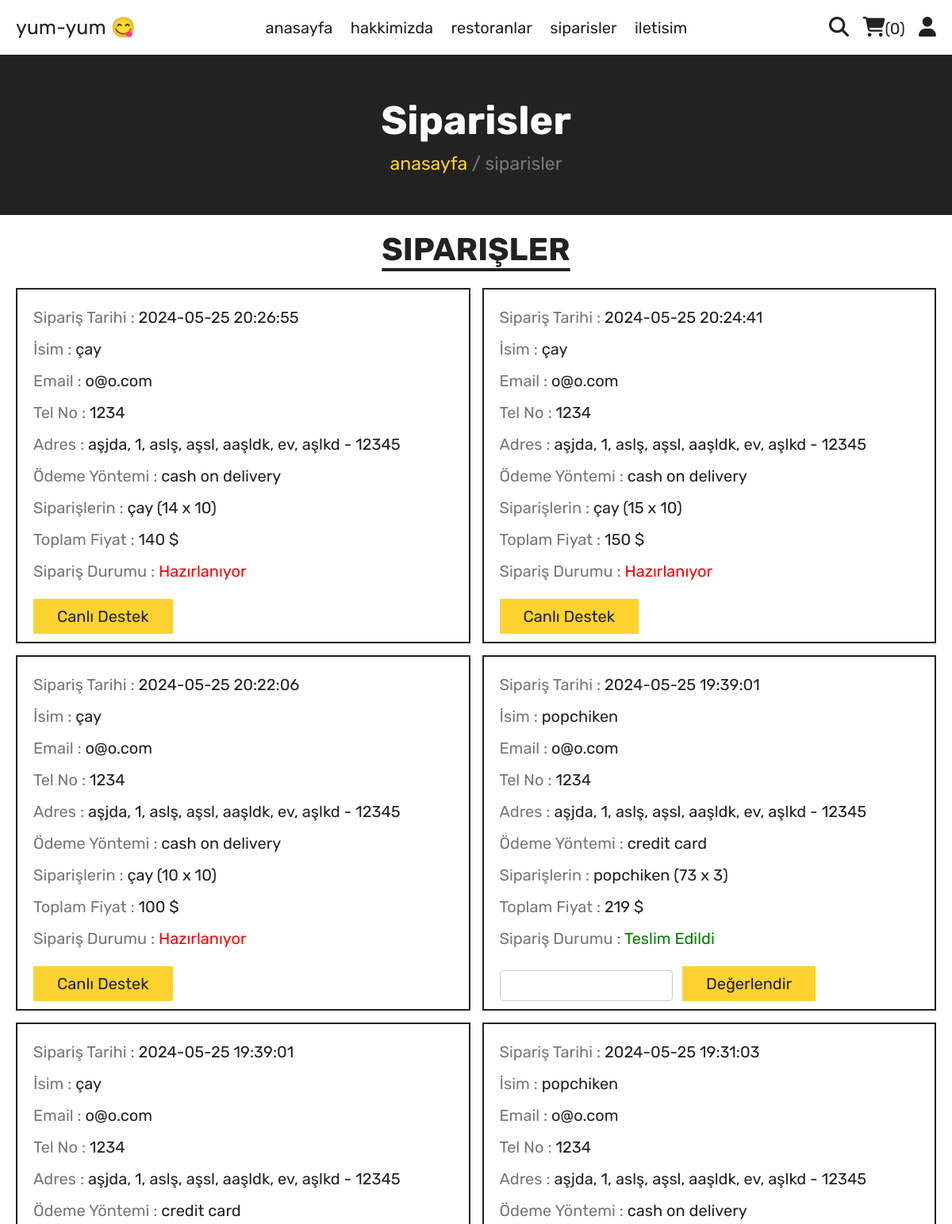
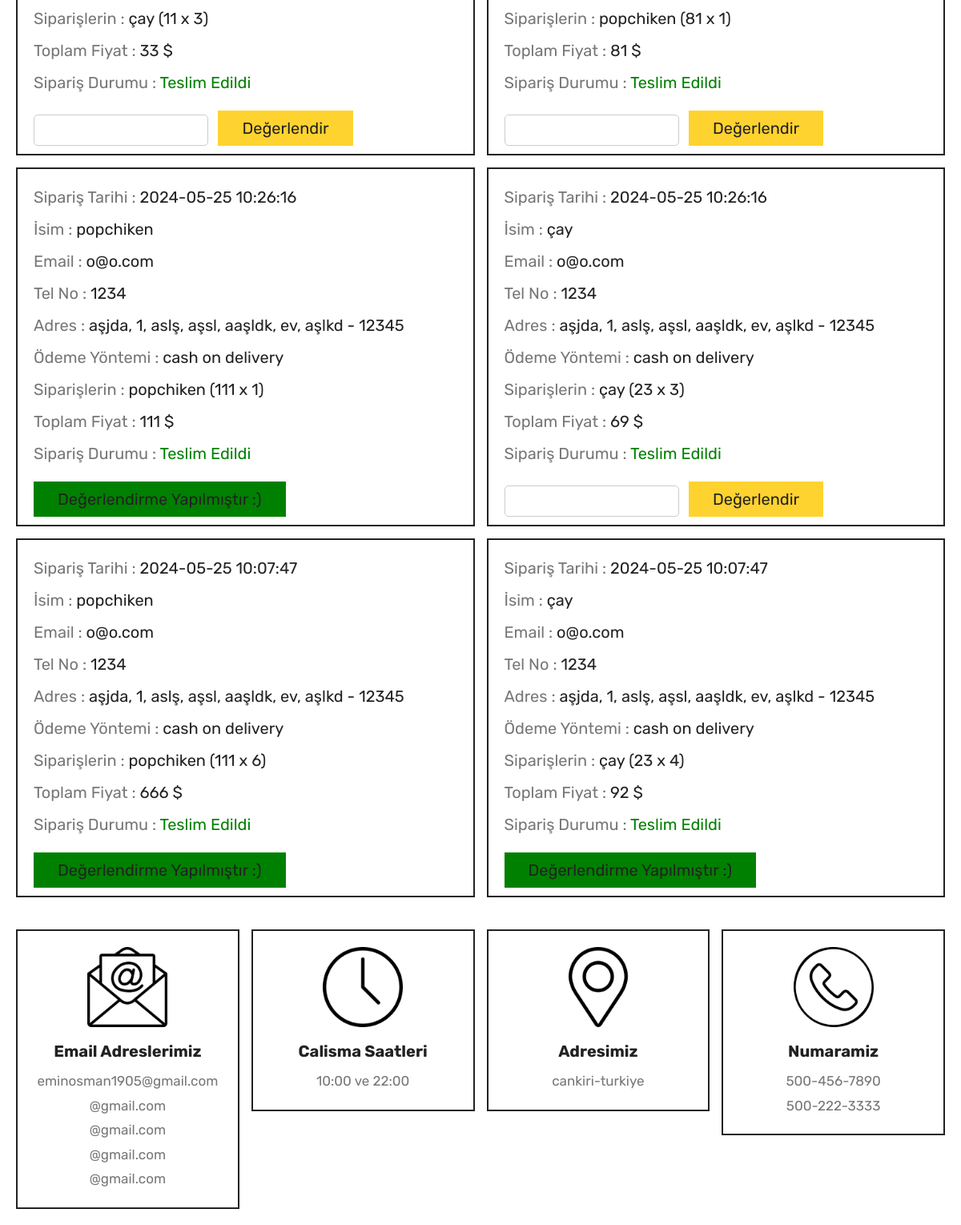
The page /orders.php (signed in) on the database its author committed (2 pictures, top to bottom).
### tables this page shows
CREATE TABLE `orders` (
  `id` int NOT NULL,
  `user_id` int NOT NULL,
  `name` varchar(20) NOT NULL,
  `number` varchar(10) NOT NULL,
  `email` varchar(50) NOT NULL,
  `method` varchar(50) NOT NULL,
  `address` varchar(500) NOT NULL,
  `total_products` varchar(1000) NOT NULL,
  `total_price` int NOT NULL,
  `placed_on` timestamp NULL DEFAULT CURRENT_TIMESTAMP,
  `payment_status` varchar(255) DEFAULT 'pending',
  `admin_id` int DEFAULT NULL,
  `product_id` int NOT NULL
);

### orders.php (the view, shortened to what this page needs)
<?php
include 'components/connect.php';
if(isset($_SESSION['user_id'])){
   $user_id = $_SESSION['user_id'];
}else{
   $user_id = '';
   header('location:home.php');
};
function createEvaluation($product_id,$user_id,$placed_on){
   include 'components/connect.php';
   $evo_status = $conn->prepare("SELECT * FROM `product_evaluation` WHERE (product_id = ? and user_id = ? and placed_on = ?)");
   $evo_status->execute([$product_id,$user_id,$placed_on]);
   $evo = $evo_status->fetch(PDO::FETCH_ASSOC);
   $status = $evo['is_evo'];
   $evo_id = $evo['id'];
   if($status == 0){
      echo "
      <form method='POST'>
         <input type='hidden' name='evo_id' value='$evo_id' />
         <input type='text' name='msg' />
         <input class='btn' value='Değerlendir' type='submit' name='user_message' />
      </form>
      ";
   }else{
      echo "<div class='btn' style='background-color:green;'>Değerlendirme Yapılmıştır :)</div>";
   }
}
?>
<!DOCTYPE html>
<html lang="en">
<head>
   <link rel="stylesheet" href="https://cdnjs.cloudflare.com/ajax/libs/font-awesome/6.1.1/css/all.min.css">
   <link rel="stylesheet" href="css/style.css">
</head>
<body>
<?php include 'components/user_header.php'; ?>
<div class="heading">
   <h3>siparisler</h3>
   <p><a href="html.php">anasayfa</a> <span> / siparisler</span></p>
</div>
<section class="orders">
   <h1 class="title">Siparişler</h1>
   <div class="box-container">
   <?php
      if($user_id == ''){
         echo '<p class="empty">Siparişlerinizi Görmek İçin Lütfen Giriş Yapınız!</p>';
      }else{
         $select_orders = $conn->prepare("SELECT * FROM `orders` WHERE user_id = ? ORDER BY placed_on DESC");
         $select_orders->execute([$user_id]);
         if($select_orders->rowCount() > 0){
            while($fetch_orders = $select_orders->fetch(PDO::FETCH_ASSOC)){
   ?>
   <div class="box">
      <p>Sipariş Tarihi : <span><?= $fetch_orders['placed_on']; ?></span></p>
      <p>İsim : <span><?= $fetch_orders['name']; ?></span></p>
      <p>Email : <span><?= $fetch_orders['email']; ?></span></p>
      <p>Tel No : <span><?= $fetch_orders['number']; ?></span></p>
      <p>Adres : <span><?= $fetch_orders['address']; ?></span></p>
      <p>Ödeme Yöntemi : <span><?= $fetch_orders['method']; ?></span></p>
      <p>Siparişlerin : <span><?= $fetch_orders['total_products']; ?></span></p>
      <p>Toplam Fiyat : <span><?= $fetch_orders['total_price']; ?> $</span></p>
      <p>Sipariş Durumu : <span style="color:<?php if($fetch_orders['payment_status'] == 'pending'){ echo 'red'; }elseif($fetch_orders['payment_status'] == 'onroad'){echo 'orange';}else{ echo 'green'; }; ?>"><?php if($fetch_orders['payment_status'] == 'pending'){echo 'Hazırlanıyor';}elseif($fetch_orders['payment_status'] == 'onroad'){echo 'Siparişiniz Yolda';}else{echo 'Teslim Edildi';} ?></span> </p>
      <?php
         if($fetch_orders['payment_status'] == 'pending' || $fetch_orders['payment_status'] == 'onroad'){
            echo "<a href='send_message.php?product={$fetch_orders['product_id']}' class='btn'>Canlı Destek</a>";
         }
         else{
            createEvaluation($fetch_orders['product_id'],$user_id,$fetch_orders['placed_on']);
         }
      ?>
   </div>
   <?php
      }
      }else{
         echo '<p class="empty">Henüz Sipariş Verilmedi!</p>';
      }
      }
   ?>
   </div>
</section>
<?php include 'components/footer.php'; ?>
</body>
</html>

### css/style.css (style rules this page uses)
:root { --yellow:#fed330; --red:#e74c3c; --white:#fff; --black:#222; --light-color:#777; --border:.2rem solid var(--black); }
* { font-family: 'Rubik', sans-serif; margin:0; padding:0; box-sizing: border-box; outline: none; border: none; text-decoration: none; }
html { font-size: 62.5%; overflow-x: hidden; scroll-behavior: smooth; stop-opacity: 7rem; }
section { margin:0 auto; max-width: 1200px; padding:2rem; }
.title { text-align: center; margin-bottom: 2.5rem; font-size: 4rem; color:var(--black); text-transform: uppercase; text-decoration: underline; text-underline-offset: 1rem; }
.heading { display: flex; align-items: center; justify-content: center; gap:1rem; flex-flow: column; background-color: var(--black); min-height: 20rem; }
.heading h3 { font-size: 5rem; color:var(--white); text-transform: capitalize; }
.heading p { font-size: 2.3rem; color:var(--light-color); }
.heading p a { color:var(--yellow); }
.btn, .delete-btn { margin-top: 1rem; display: inline-block; font-size: 2rem; padding:1rem 3rem; cursor: pointer; text-transform: capitalize; transition: .2s linear; }
.btn { background-color: var(--yellow); color:var(--black); }
.orders .box-container { display: flex; flex-wrap: wrap; gap:1.5rem; align-items: flex-start; }
.orders .box-container .box { padding:1rem 2rem; border:var(--border); flex:1 1 40rem; }
.orders .box-container .box p { line-height: 1.5; margin:1rem 0; font-size: 2rem; color:var(--light-color); }
.orders .box-container .box p span { color:var(--black); }
input[type="text"] { flex: 1; padding: 10px; border: 1px solid #ccc; border-radius: 5px; margin-right: 10px; font-size: 14px; }

### rows shown on the page
orders: placed_on "2024-05-25 20:26:55", name "çay", email "o@o.com", number "1234", address "aşjda, 1, aslş, aşsl, aaşldk, ev, aşlkd - 12345", method "cash on delivery", total_products "çay (14 x 10)", total_price "140", payment_status "Hazırlanıyor"
orders: placed_on "2024-05-25 20:24:41", name "çay", email "o@o.com", number "1234", address "aşjda, 1, aslş, aşsl, aaşldk, ev, aşlkd - 12345", method "cash on delivery", total_products "çay (15 x 10)", total_price "150", payment_status "Hazırlanıyor"
orders: placed_on "2024-05-25 20:22:06", name "çay", email "o@o.com", number "1234", address "aşjda, 1, aslş, aşsl, aaşldk, ev, aşlkd - 12345", method "cash on delivery", total_products "çay (10 x 10)", total_price "100", payment_status "Hazırlanıyor"
orders: placed_on "2024-05-25 19:39:01", name "popchiken", email "o@o.com", number "1234", address "aşjda, 1, aslş, aşsl, aaşldk, ev, aşlkd - 12345", method "credit card", total_products "popchiken (73 x 3)", total_price "219", payment_status "Teslim Edildi"
orders: placed_on "2024-05-25 19:39:01", name "çay", email "o@o.com", number "1234", address "aşjda, 1, aslş, aşsl, aaşldk, ev, aşlkd - 12345", method "credit card", total_products "çay (11 x 3)", total_price "33", payment_status "Teslim Edildi"
orders: placed_on "2024-05-25 19:31:03", name "popchiken", email "o@o.com", number "1234", address "aşjda, 1, aslş, aşsl, aaşldk, ev, aşlkd - 12345", method "cash on delivery", total_products "popchiken (81 x 1)", total_price "81", payment_status "Teslim Edildi"
orders: placed_on "2024-05-25 10:26:16", name "popchiken", email "o@o.com", number "1234", address "aşjda, 1, aslş, aşsl, aaşldk, ev, aşlkd - 12345", method "cash on delivery", total_products "popchiken (111 x 1)", total_price "111", payment_status "Teslim Edildi"
orders: placed_on "2024-05-25 10:26:16", name "çay", email "o@o.com", number "1234", address "aşjda, 1, aslş, aşsl, aaşldk, ev, aşlkd - 12345", method "cash on delivery", total_products "çay (23 x 3)", total_price "69", payment_status "Teslim Edildi"
orders: placed_on "2024-05-25 10:07:47", name "popchiken", email "o@o.com", number "1234", address "aşjda, 1, aslş, aşsl, aaşldk, ev, aşlkd - 12345", method "cash on delivery", total_products "popchiken (111 x 6)", total_price "666", payment_status "Teslim Edildi"
orders: placed_on "2024-05-25 10:07:47", name "çay", email "o@o.com", number "1234", address "aşjda, 1, aslş, aşsl, aaşldk, ev, aşlkd - 12345", method "cash on delivery", total_products "çay (23 x 4)", total_price "92", payment_status "Teslim Edildi"

### other values the page prints
$total_cart_items "0"
